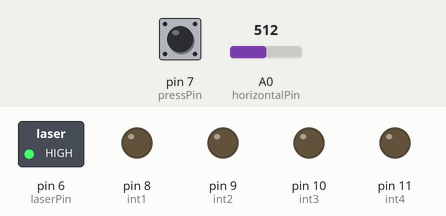
Recording of a sketch running on a simulated Arduino Uno, built with avr-gcc and run on an emulated ATmega328P. Shown: switched loads named in the sketch (green lamp = pin HIGH), output pins drawn as LEDs (lit = HIGH). The test bench sets the inputs (shaded band); at power-on: A0 (horizontalPin) = 512, pin 7 (pressPin) HIGH.

Above: at 1.2 s.
1.3 s: A0 (horizontalPin) set to 639
2.8 s: A0 (horizontalPin) set to 663
At 3.77 s:
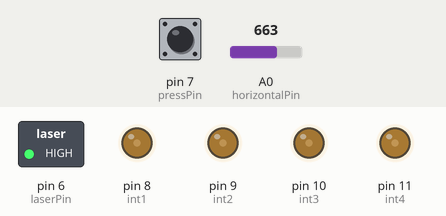
5.8 s: pin 7 (pressPin) pulled LOW for 0.15 s
At 5.93 s:
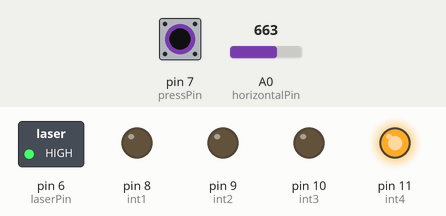
At 7.5 s:
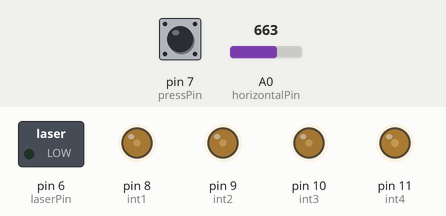
8.8 s: A0 (horizontalPin) set to 640
At 9.4 s:
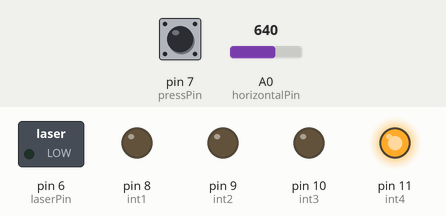
10.3 s: A0 (horizontalPin) set to 364
11.8 s: A0 (horizontalPin) set to 335
Timing chart, 0 to 15.8 s (numbered marks = the images above; inputs shaded):
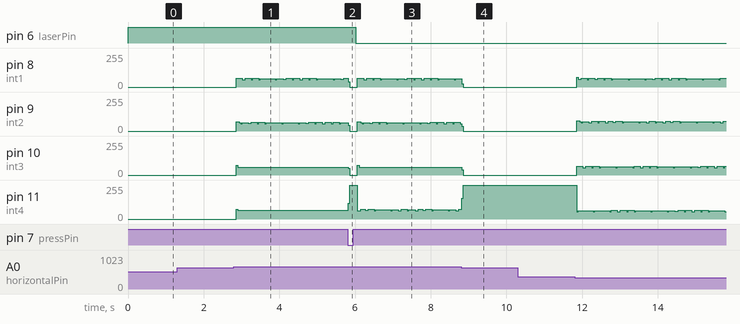

The sketch:

turret.ino
```cpp
const int int1=8;
const int int2=9;
const int int3=10;
const int int4=11;
const int horizontalPin=A0;
const int pressPin=7;
const int laserPin=6;
int buttonState=0;

void setup() {
  // put your setup code here, to run once:
pinMode(int1,OUTPUT);
pinMode(int2,OUTPUT);
pinMode(int3,OUTPUT);
pinMode(int4,OUTPUT);

pinMode(laserPin,OUTPUT);
pinMode(pressPin,INPUT_PULLUP);


}

void loop() {
  // put your main code here, to run repeatedly:
if(buttonState==0){
  digitalWrite(laserPin,HIGH);
  }else{
    digitalWrite(laserPin,LOW);
    }

if(digitalRead(pressPin)==0){
  buttonState=!buttonState;
  delay(200);
  }


if(analogRead(horizontalPin)>650){

digitalWrite(int1,HIGH);
digitalWrite(int2,LOW);
digitalWrite(int3,LOW);
digitalWrite(int4,LOW);

delay(2);

digitalWrite(int1,LOW);
digitalWrite(int2,HIGH);
digitalWrite(int3,LOW);
digitalWrite(int4,LOW);

delay(2);

digitalWrite(int1,LOW);
digitalWrite(int2,LOW);
digitalWrite(int3,HIGH);
digitalWrite(int4,LOW);

delay(2);

digitalWrite(int1,LOW);
digitalWrite(int2,LOW);
digitalWrite(int3,LOW);
digitalWrite(int4,HIGH);

delay(2);
}

if(analogRead(horizontalPin)<350){

digitalWrite(int1,HIGH);
digitalWrite(int2,LOW);
digitalWrite(int3,LOW);
digitalWrite(int4,LOW);

delay(2);

digitalWrite(int1,LOW);
digitalWrite(int2,LOW);
digitalWrite(int3,LOW);
digitalWrite(int4,HIGH);

delay(2);

digitalWrite(int1,LOW);
digitalWrite(int2,LOW);
digitalWrite(int3,HIGH);
digitalWrite(int4,LOW);

delay(2);

digitalWrite(int1,LOW);
digitalWrite(int2,HIGH);
digitalWrite(int3,LOW);
digitalWrite(int4,LOW);

delay(2);
}

}
```

Measured:
- the behaviour switches between 650 and 651 on A0 (horizontalPin) (found by bisection; images 0 and 1)
- after the input at 1.3 s, every drawn part: stays the same
- after the input at 2.8 s, pin 10 (int3): 0/255 → 59/255 after 0.06 s; pin 11 (int4): 0/255 → 67/255 after 0.06 s
- after the input at 5.8 s, pin 6 (laserPin): HIGH → LOW after 0.22 s; pin 10 (int3): 59/255 → 0/255 at once, → 59/255 0.25 s later
- after the input at 8.8 s, pin 10 (int3): 59/255 → 0/255 at once
- after the input at 10.3 s, every drawn part: stays the same
